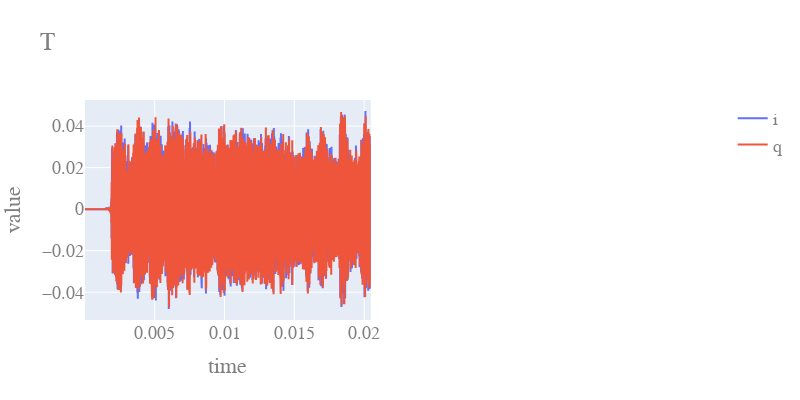
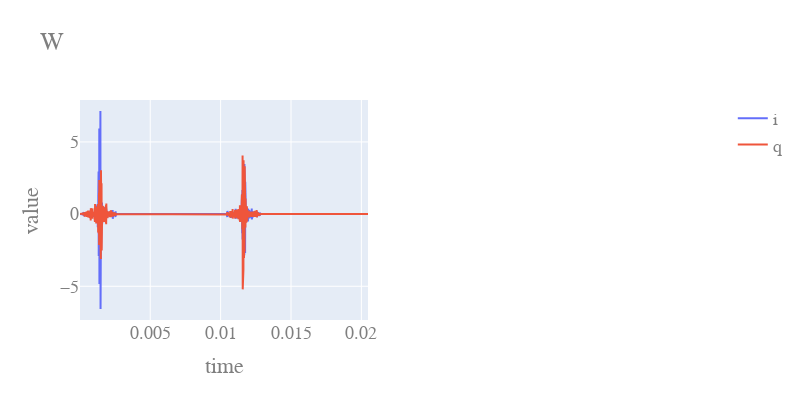

The notebook cell these images were saved under, in order:
### Code cell
import plotly.express as px
import plotly.graph_objects as go
from plotly.subplots import make_subplots
import plotly

fig = make_subplots(rows=1, cols=2)
font_options = dict(family="Courier New, monospace", size=18, color="#7f7f7f")
fig.add_trace(go.Scatter(x=dfa[1:capture_size]['time'], y=dfa[1:capture_size]['i'], mode='lines', name='i'), row=1, col=1)
fig.add_trace(go.Scatter(x=dfa[1:capture_size]['time'], y=dfa[1:capture_size]['q'], mode='lines', name='q'), row=1, col=1)
fig.update_layout(height=400, width=800, title="T", xaxis_title="time", yaxis_title="value", font=font_options)
fig.show()

fig = make_subplots(rows=1, cols=2)
font_options = dict(family="Courier New, monospace", size=18, color="#7f7f7f")
fig.add_trace(go.Scatter(x=dfa[1:capture_size]['time'], y=dfb[1:capture_size]['i'], mode='lines', name='i'), row=1, col=1)
fig.add_trace(go.Scatter(x=dfa[1:capture_size]['time'], y=dfb[1:capture_size]['q'], mode='lines', name='q'), row=1, col=1)
fig.update_layout(height=400, width=800, title="W", xaxis_title="time", yaxis_title="value", font=font_options)
fig.show()

### Figure 1 — Plotly figure (JSON) as saved in the notebook; plotly's stock layout.template omitted (floating-point values rounded to 4 significant figures; data arrays with more than 128 entries replaced by an {"elided": "..."} marker saying what was removed)
{"data": [{"mode": "lines", "name": "i", "type": "scatter", "x": {"elided": "2047 float values"}, "xaxis": "x", "y": {"elided": "2047 float values"}, "yaxis": "y"}, {"mode": "lines", "name": "q", "type": "scatter", "x": {"elided": "2047 float values"}, "xaxis": "x", "y": {"elided": "2047 float values"}, "yaxis": "y"}], "layout": {"font": {"color": "#7f7f7f", "family": "Courier New, monospace", "size": 18}, "height": 400, "title": {"text": "T"}, "width": 800, "xaxis": {"anchor": "y", "domain": [0, 0.45], "title": {"text": "time"}}, "xaxis2": {"anchor": "y2", "domain": [0.55, 1]}, "yaxis": {"anchor": "x", "domain": [0, 1], "title": {"text": "value"}}, "yaxis2": {"anchor": "x2", "domain": [0, 1]}}}

### Figure 2 — Plotly figure (JSON) as saved in the notebook; plotly's stock layout.template omitted (floating-point values rounded to 4 significant figures; data arrays with more than 128 entries replaced by an {"elided": "..."} marker saying what was removed)
{"data": [{"mode": "lines", "name": "i", "type": "scatter", "x": {"elided": "2047 float values"}, "xaxis": "x", "y": {"elided": "2047 float values"}, "yaxis": "y"}, {"mode": "lines", "name": "q", "type": "scatter", "x": {"elided": "2047 float values"}, "xaxis": "x", "y": {"elided": "2047 float values"}, "yaxis": "y"}], "layout": {"font": {"color": "#7f7f7f", "family": "Courier New, monospace", "size": 18}, "height": 400, "title": {"text": "W"}, "width": 800, "xaxis": {"anchor": "y", "domain": [0, 0.45], "title": {"text": "time"}}, "xaxis2": {"anchor": "y2", "domain": [0.55, 1]}, "yaxis": {"anchor": "x", "domain": [0, 1], "title": {"text": "value"}}, "yaxis2": {"anchor": "x2", "domain": [0, 1]}}}
